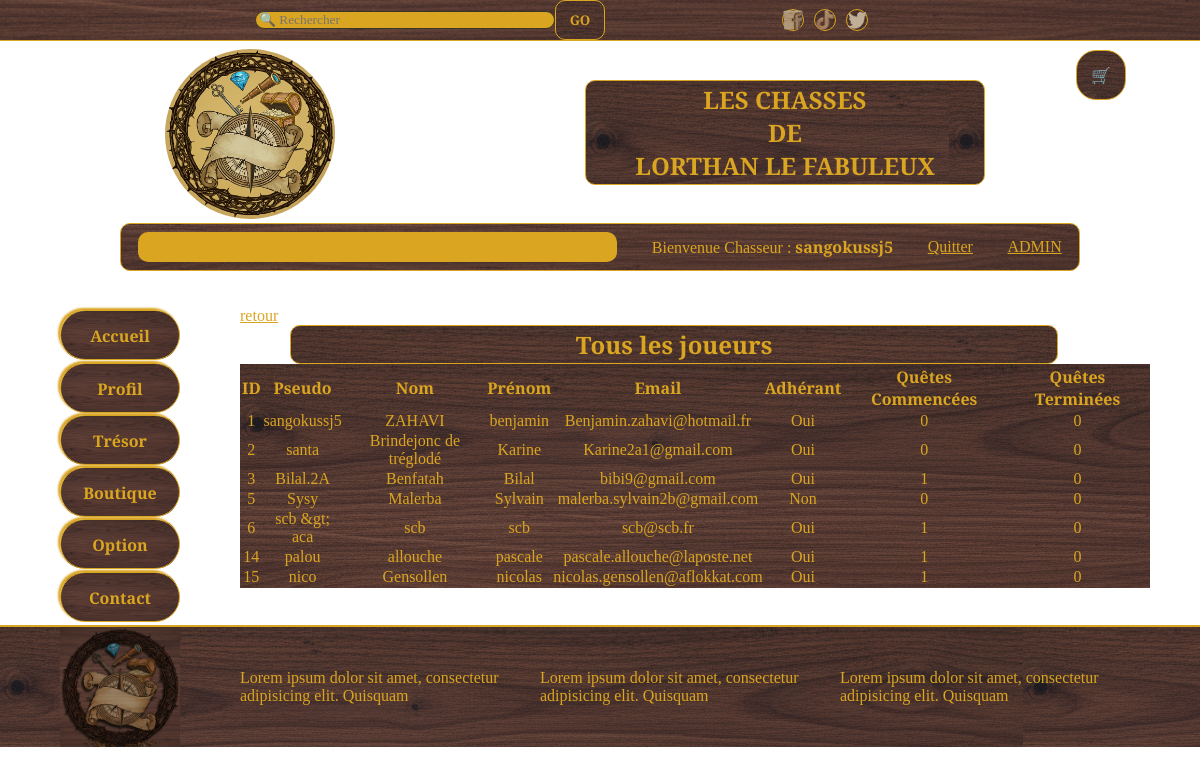
The app's page /index.php?page=adminChasseur (signed in) with its own data.
### tables this page shows
CREATE TABLE `chasseur` (
  `numChasseur` int(11) NOT NULL,
  `nom` varchar(50) NOT NULL,
  `prenom` varchar(50) NOT NULL,
  `email` varchar(50) NOT NULL,
  `phone` varchar(50) DEFAULT NULL,
  `pseudo` varchar(50) NOT NULL,
  `mdp` varchar(255) NOT NULL,
  `newsLetter` tinyint(1) NOT NULL DEFAULT 0,
  `id_role` int(11) NOT NULL DEFAULT 1
);

### public/index.php (called while the page is built, shortened)
<?php
require_once __DIR__ . '/../autoloader.php';
$erreur = null;
$page = $_GET['page'] ?? 'accueil';
$isLogged = isset($_SESSION['is_logged']) && $_SESSION['is_logged'] === true;
$data = ['erreur' => $erreur];
if ($isLogged && $_SESSION['id_role'] == 2) {
    if ($page === 'adminChasseur') {
        $repo = new ChasseurRepository();
        $data['chasseurs'] = $repo->findAll();
    }
    elseif ($page === 'adminQuete') {
        $repo = new QueteRepository();
        $data['quetes'] = $repo->findAll();
    }
    elseif ($page === 'adminMessage') {
        $repo = new MessageRepository();
        $data['messages'] = $repo->findAll();
    }
}
View::render($page, $data);

### src/Database.php (called while the page is built, shortened)
<?php
class Database{
    private string $host = "localhost";
    private string $db_name = "ue2";
    private string $username = "root";
    private string $password = "root";
    private static ?Database $_instance = null;
    private ?PDO $pdo = null;
    public static function getInstance(): Database{
        if(Database::$_instance ===null){
            Database::$_instance = new self();
        }
        return Database::$_instance;
    }
    public function __construct(){
        $dsn = "mysql:host=$this->host;dbname=$this->db_name";
        $connexion = null;
        try{
            $connexion = new PDO ( $dsn,  $this->username, $this->password);
            $connexion -> exec("SET NAMES utf8");
        } catch (PDOException $e){
            echo("erreur : ".$e->getMessage());
        }
        $this->pdo = $connexion;
    }
    public function getConnection(): PDO{
            return $this->pdo;
    }
}
?>

### src/Repository/RelationCQERepository.php (called while the page is built, shortened)
<?php
class RelationCQERepository {
    private PDO $conn;
    public function __construct() {
        $this->conn = Database::getInstance()->getConnection();
    }
    public function getAllQuetesNames(): array {
        $sql = "SELECT nom FROM quete";
        $stmt = $this->conn->prepare($sql);
        $stmt->execute();
        return $stmt->fetchAll(PDO::FETCH_COLUMN);
    }
    public function getNbQuete() {
    $sql = "SELECT c.numChasseur, c.pseudo, c.nom, c.prenom, c.email, c.newsLetter,
                   COUNT(r.date_de_commencement_de_la_quete) as nb_quete_commencee,
                   COUNT(r.date_de_fin_de_la_quete) as nb_quete_terminee
            FROM chasseur c
            LEFT JOIN relation_chasseur_quete r ON r.numChasseur = c.numChasseur
            GROUP BY c.numChasseur";
    $exec = $this->conn->query($sql);
    $result = $exec->fetchAll(PDO::FETCH_ASSOC);
    $chasseurs = [];
    foreach ($result as $row) {
        $chasseurs[] = new Chasseur($row);
    }
    return $chasseurs;
}
}

### src/Utils/Hydrator.php (called while the page is built, shortened)
<?php
trait Hydrator {
    public function hydrate(array $data): void {
        foreach ($data as $key => $value) {
            $cleanKey = str_replace('_', ' ', strtolower($key));
            $method = 'set' . str_replace(' ', '', ucwords($cleanKey));
        }
    }
}

### src/Entity/Chasseur.php (called while the page is built, shortened)
<?php
    class Chasseur{
        public int $numChasseur;
        public string $nom;
        public string $prenom;
        public string $email;
        public string $pseudo;
        public bool $newsLetter;
        public int $nbQueteCommencee = 0;
        public int $nbQueteTerminee = 0;
        public function setNumChasseur(int $numChasseur){$this->numChasseur = $numChasseur;}
        public function getNumChasseur() {return $this->numChasseur;}
        public function setNom(string $nom){$this->nom = $nom;}
        public function getNom() {return $this->nom;}
        public function setPrenom(string $prenom){$this->prenom =   $prenom;}
        public function getPrenom() {return $this->prenom;}
        public function setEmail(string $email){$this->email =  $email;}
        public function getEmail() {return $this->email;}
        public function setPseudo(string $pseudo){$this->pseudo = $pseudo;}
        public function getPseudo() {return $this->pseudo;}
        public function setNewsLetter(bool $newsLetter) {$this->newsLetter = $newsLetter;}
        public function getNewsLetter() {return $this->newsLetter;}
        public function setNbQueteCommencee(int $nb) {
        $this->nbQueteCommencee = $nb;
        }
        public function getNbQueteCommencee(): int {
        return $this->nbQueteCommencee;
        }
        public function setNbQueteTerminee(int $nb) {
        $this->nbQueteTerminee = $nb;
        }
        public function getNbQueteTerminee(): int {
        return $this->nbQueteTerminee;
        }
    }

### autoloader.php (called while the page is built, shortened)
<?php
function autoloader(string $className){
    $prefix = 'App\\';
    $base_dir = __DIR__.'/src/';
    $len = strlen($prefix);
   $relative_className = substr($className, $len);
   $file = $base_dir . str_replace('\\','/', $relative_className) . '.php';
}
?>

### templates/adminChasseur.php (the view, shortened to what this page needs)
<?php
$repo = new RelationCQERepository;
$chasseurs = $repo->getNbQuete();
?>
<div>
    <a class="aAdmin" href="index.php?page=admin">retour</a>
    <h1 style="color: goldenrod; margin-left: 50px; text-align: center;">Tous les joueurs</h1>
    <table style="background-image: url('image/fondbandeausocial.png'); margin-right: 50px; color: goldenrod; ">
        <thead>
            <tr>
                <th>ID</th>
                <th>Pseudo</th>
                <th>Nom</th>
                <th>Prénom</th>
                <th>Email</th>
                <th>Adhérant</th>
                <th>Quêtes Commencées</th>
                <th>Quêtes Terminées</th>
            </tr>
        </thead>
        <tbody>
          <?php
          foreach ($chasseurs as $chasseur) : ?>
            <tr style="text-align: center;">
                <td><?= $chasseur->getNumChasseur() ?></td>
                <td><?= htmlspecialchars($chasseur->getPseudo()) ?></td>
                <td><?= htmlspecialchars($chasseur->getNom()) ?></td>
                <td><?= htmlspecialchars($chasseur->getPrenom()) ?></td>
                <td><?= htmlspecialchars($chasseur->getEmail()) ?></td>
                <td><?= $chasseur->getNewsLetter() ? 'Oui' : 'Non' ?></td>
                <td><?= $chasseur->getNbQueteCommencee() ?></td>
                <td><?= $chasseur->getNbQueteTerminee() ?></td>
            </tr>
          <?php endforeach; ?>
        </tbody>
    </table>
</div>

### src/View.php (shortened to what this page needs)
<?php
class View {
    public static function render(string $page, array $data = []) {
        $file = __DIR__ . '/../templates/' . $page . '.php';
        if (file_exists($file)) {
            extract($data);
            $repo = new \App\Repository\RelationCQERepository();
            $allQuetes = $repo->getAllQuetesNames();
            $pagesQuetes = array_map(function($nom) {
                return str_replace(' ', '', $nom);
            }, $allQuetes);
            $pagesSansLayout = array_merge($pagesQuetes, ['login', 'inscription']);
            if (in_array($page, $pagesSansLayout)) {
                require_once $file;
            } else {
                require_once $file;
                $content = ob_get_clean();
                require_once __DIR__ . '/../templates/layout.php';
            }
        } else {
            echo "Page non trouvée : " . $page;
        }
    }
}

### templates/head.php (shortened to what this page needs)
<!DOCTYPE html>
<html lang="fr">
    <head>
        <link rel="stylesheet" href="style.css" />
    </head>

### templates/layout.php (shortened to what this page needs)
<?php include_once 'head.php'; ?>
<body>
    <?php include_once 'header.php'; ?>
    <main>
        <?php include_once 'menuGauche.php'; ?>
        <div id="content-container">
            <?= $content ?>
        </div>
    </main>
    <?php include_once 'footer.php'; ?>
</body>
</html>

### templates/header.php
<header>
  <div id="social">
    <div id="rechercher">
      <input
        id="inputRechercher"
        type="text"
        placeholder=" &#128269; Rechercher"
      />
      <button id="buttonRechercher" class="bouttonGo">GO</button>
    </div>
    <div id="divSocial">
      <a
        class="bouttonSocial"
        href="https://www.facebook.com"
        target="_blank"
        ><img src="image/favfacebook (2).png" alt="img facebook"
      /></a>
      <a
        class="bouttonSocial"
        href="https://www.tiktok.com"
        target="_blank"
        ><img src="image/favtiktok (2).png" alt="img titok"
      /></a>
      <a
        class="bouttonSocial"
        href="https://www.x.com"
        target="_blank"
        ><img src="image/favx (2).png" alt="img x"
      /></a>
    </div>
  </div>
  <div id="bandeau">
    <a id="logoLink" href="index.php"
      ><img
        id="logo1"
        src="image/logosansfond_5.png"
        alt="img logo"
        height="250px"
        width="250px"
    /></a>
      <div id="titre1">
        <h1>
          <strong>
            LES CHASSES <br />
            DE <br />
            LORTHAN LE FABULEUX</strong
          >
        </h1>
      </div>
  </div>
  <div id="bandeauLog">
<a class="bouttonSocial" id="lienpanier" href="index.php?page=panier">🛒</a>
<div id="newLetter"><output id="outputNewLetter"><div id="trainNewLetter"></div></output></div>
<?php if (isset($_SESSION['is_logged']) && $_SESSION['is_logged'] === true): ?>
    <span>Bienvenue Chasseur : <strong><?php echo htmlspecialchars($_SESSION['user_pseudo'] ?? 'Aventurier'); ?></strong></span>
    <a href= "index.php?action=logout" class="bouttonOut">Quitter</a>
<?php else: ?>
    <span>Non connecté</span>
<?php endif; ?>
<?php
    if($_SESSION['id_role']==2){
      echo "<a class='bouttonOut' href='index.php?page=admin'>ADMIN</a>";
    }
    ?>
</div>
</header>

### templates/menuGauche.php (shortened to what this page needs)
<div id="coteGauche">
    <nav id="sideMenu">
        <div class="fondBouttonNav">
          <a id="button1" class="bouttonNav" href="index.php?page=accueil"
            ><strong>Accueil</strong></a
          >
        </div>
        <div class="fondBouttonNav">
          <a class="bouttonNav" href="index.php?page=profil"
            ><strong>Profil</strong></a
          >
        </div>
        <div class="fondBouttonNav">
          <a id="bouttonChasse" class="bouttonNav" href="index.php?page=tresor"
            ><strong>Trésor</strong></a
          >
        </div>
        <div class="fondBouttonNav">
          <a class="bouttonNav" href="index.php?page=boutique"
            ><strong>Boutique</strong></a
          >
        </div>
        <div class="fondBouttonNav">
          <a class="bouttonNav" href="index.php?page=option"
            ><strong>Option</strong></a
          >
        </div>
        <div class="fondBouttonNav">
          <a class="bouttonNav" href="index.php?page=contact"
            ><strong>Contact</strong></a
          >
        </div>
    </nav>
</div>

### templates/footer.php
<footer>
    <img id="footerLogo" src="image/fondFotter.png" alt="img logo" />
    <div id="footerCadre">
        <div id="footerTexte">
          <p>
            Lorem ipsum dolor sit amet, consectetur adipisicing elit. Quisquam
          </p>
          <p>
            Lorem ipsum dolor sit amet, consectetur adipisicing elit. Quisquam
          </p>
          <p>
            Lorem ipsum dolor sit amet, consectetur adipisicing elit. Quisquam
          </p>
        </div>
    </div>
</footer>

### records on screen
chasseur: numChasseur "1", pseudo "sangokussj5", nom "ZAHAVI", prenom "benjamin", email "Benjamin.zahavi@hotmail.fr", newsLetter "Oui", NbQueteCommencee "0", NbQueteTerminee "0"
chasseur: numChasseur "2", pseudo "santa", nom "Brindejonc de tréglodé", prenom "Karine", email "Karine2a1@gmail.com", newsLetter "Oui", NbQueteCommencee "0", NbQueteTerminee "0"
chasseur: numChasseur "3", pseudo "Bilal.2A", nom "Benfatah", prenom "Bilal", email "bibi9@gmail.com", newsLetter "Oui", NbQueteCommencee "1", NbQueteTerminee "0"
chasseur: numChasseur "5", pseudo "Sysy", nom "Malerba", prenom "Sylvain", email "malerba.sylvain2b@gmail.com", shows "Non", NbQueteCommencee "0", NbQueteTerminee "0"
chasseur: numChasseur "6", pseudo "scb &gt; aca", nom "scb", prenom "scb", email "scb@scb.fr", newsLetter "Oui", NbQueteCommencee "1", NbQueteTerminee "0"
chasseur: numChasseur "14", pseudo "palou", nom "allouche", prenom "pascale", email "pascale.allouche@laposte.net", newsLetter "Oui", NbQueteCommencee "1", NbQueteTerminee "0"
chasseur: numChasseur "15", pseudo "nico", nom "Gensollen", prenom "nicolas", email "nicolas.gensollen@aflokkat.com", newsLetter "Oui", NbQueteCommencee "1", NbQueteTerminee "0"

### other values on screen
$_SESSION['user_pseudo'] "sangokussj5"
